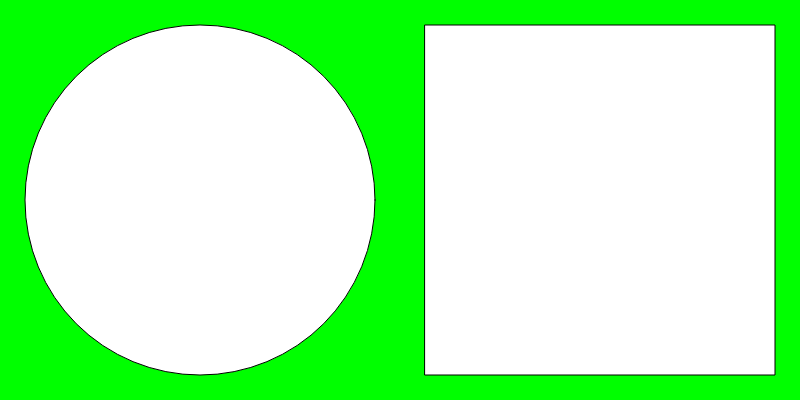
Frame 1 (no input)
Frame 60 (no input): identical to frame 1, image omitted
Frame 120 (the mouse pressed at the canvas centre since frame 60): identical to frame 1, image omitted

The p5.js sketch that drew this single still picture (run headless with seeded random() and noise() and a simulated clock; from frame 60 on, the mouse is pressed at the canvas centre):

// p5.js sketch
// ── sketch.js
function setup() {
  createCanvas(800, 400);
}

function draw() {
  background(0,255,0);
  circle(200,200,350);
  square(425,25,350);
}
